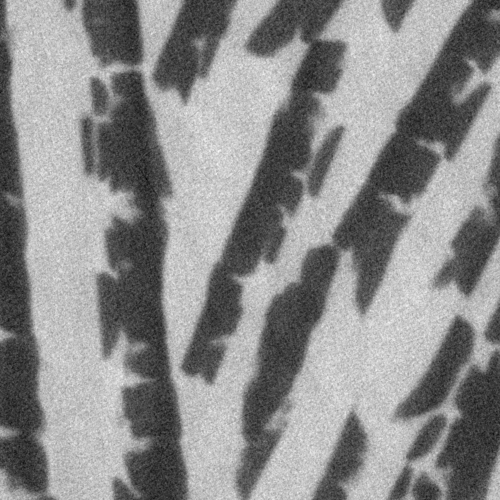
%> input picture DTU_AdvancedMaterials/image_proc/Exercise/freezecast_reduced_8bit/slice_00001.tif, 500 x 500 px; its folder holds 4 pictures in this run
$ octave Exercise_start.m   (GNU Octave 9; MATLAB toolbox functions it lacks are replaced by stand-ins)
%> lines starting %> are read from the running program, lines starting %| are printed output that depends on the picture
%> the answer given: freezecast_reduced_8bit
### DTU_AdvancedMaterials/image_proc/Exercise/load_image_stack.m
function image_stack = load_image_stack(load_path,prename,type)
%> called with load_path = 'freezecast_reduced_8bit', prename = 'slice_', type = '.tif'

% loads a 3D image from a stack of images.
% image_stack = load_image_stack(path,prename,type)
% path: The path string where the images are located
% prename: The name of the image series prior to the serial number
% type: the image type (or last name) of the images. e.g. 'tif' or 'bmp'

dir(load_path); % just to produce a sensible error message
dir_info = dir(load_path);

number_range_start = length(prename)+1;
type_length = length(type);

n_images = 0;

image_names = [];
image_numbers = [];

% located the image files
for it_file=1:length(dir_info)
    c_file = dir_info(it_file);

    if c_file.isdir
       continue;
    end

    [~,name,ext] = fileparts(c_file.name);
    % ignore files of other types than the specified one.
    if ~strcmp(ext,type)
        continue;
    end

    n_images = n_images+1;
    image_names{n_images} = c_file.name;
    image_numbers(n_images) = str2num(name(number_range_start:end));
end

% give throw an error message if we didnt find any images of the specified type
if isempty(image_numbers)
error('No images of the specified type found at: %s',load_path)
end

% check consistency of image files for missing sequence numbers etc.
[~, image_index] = sort(image_numbers);

% create the output stack based on the amount of images found.

% load the first image to check the size
image_load_path = fullfile(load_path,image_names{1});
im = imread(image_load_path);
%> im is the input picture: size 500x500 uint8; min 4, max 249, mean 139.2

image_size = size(im);
%> image_size = [500 500]
n_images = length(image_numbers);
image_stack = zeros(image_size(1),image_size(2),n_images,class(im));

% load each image and copy the content into the image stack.
for it_im=1:n_images
   clc
   disp(strcat(num2str(it_im),'/',num2str(n_images)))
   image_load_path = fullfile(load_path,image_names{image_index(it_im)});
   c_im = imread(image_load_path);
   c_id_im = c_im;
   image_stack(:,:,it_im) = mean(c_id_im,3); % convert RGB images to grayscale
end

### DTU_AdvancedMaterials/image_proc/Exercise/Exercise_start.m
%% exercise: Measuring the interface area of a structure in a 3D image.
% see the Exercise - Quatitative 3D imaging.pdf for instructions.

%% load in the data
if ~exist('vol','var')

% select the folder where the data is stored (the freezecast_reduced_8bit folder)
load_path = uigetdir([],'freezecast_reduced_8bit');

vol = load_image_stack(load_path,'slice_','.tif');
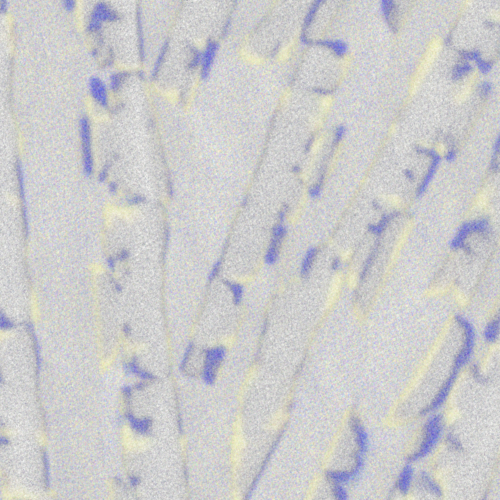
%> vol: size 500x500x4 uint8; mean R, G, B, A 139.2, 139, 138, 138; transparent parts drawn white

% reduce the size of the volume if you run out of memory or if things take
% too long to run. The full dataset is 500x500x500 voxels.
%vol = vol(:,:,:);

% convert to double precision floating point. This is only needed because
% Matlab likes working with double precision numbers.
vol = double(vol);
%> vol: size 500x500x4 double
end

% see the size and type of data in the 3D image 'vol'.
whos vol

% show slice 250 from the dataset
figure, imagesc(vol(:,:,250)), colormap gray, axis image, title('raw image')
%> (this line was passed over: imagesc is not available in this run)

% show a histogram of image intensities with 300 bins
figure, histogram(vol(:),300), title('raw image histogram')
%> after `title('raw image histogram')`:
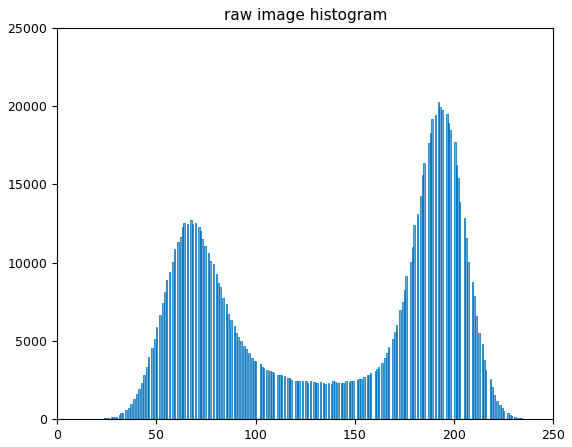
%> figure redrawn from the program's plot data; tallest bar 20240 high, from x = 191.8 to 192.7

%% Filter the data

% HINTS
%> (the run ends here)
